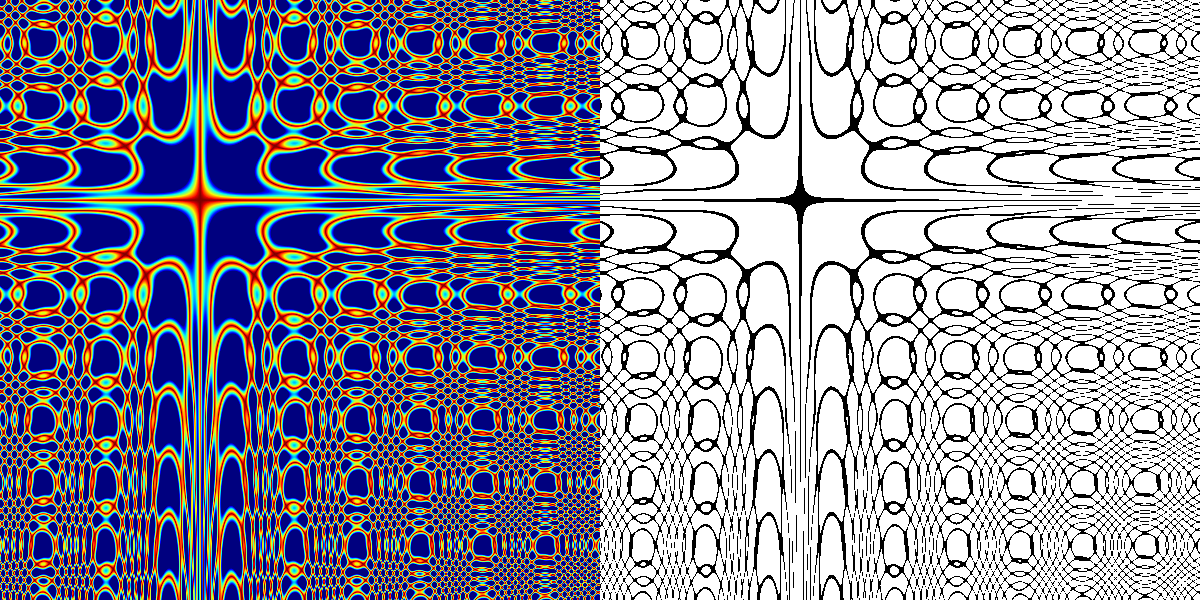

Python code for this plot:
import py5
import numpy as np
from matplotlib import colormaps

"""
sin(sin(y)*x) + sin(sin(x)*y)
from https://mastodon.gamedev.place/@conchoid/116902524539894197
"""

def setup():
    global X, Y
    py5.size(1200, 600)
    
    x = np.linspace(-10, 20, 600)
    y = np.linspace(-10, 20, 600)
    X, Y = np.meshgrid(x, y)
    results = np.sin(np.sin(Y) * X) + np.sin(np.sin(X) * Y)
    normalized = abs(results) % 2   
    colored_array = colormaps['jet_r'](normalized) * 255
    threshold_array = (normalized > 0.25) * 255
    img1 = py5.create_image_from_numpy(colored_array, 'RGB')
    img2 = py5.create_image_from_numpy(threshold_array, 'L') 
    py5.image(img1, 0, 0)
    py5.image(img2, 600, 0)
    py5.save_frame('out.png')

py5.run_sketch(block=False)
